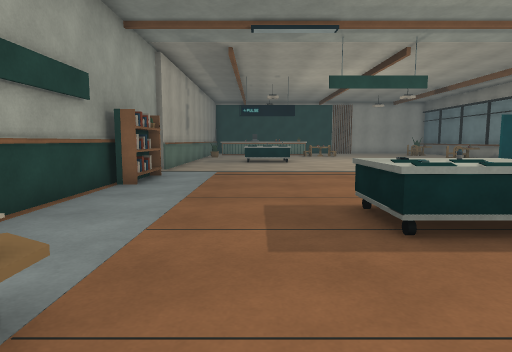
view 1 (above)

20 first-person views from a walk through a Unity game level. The camera is 1.2 m above the floor, tilts 6° down and sees 75° across. The floor is counted in squares, 1 m on a side. Each view is taken from the middle of a square. On the plan, view 1 faces up. The plan holds only what a view shows up to about 14 squares ahead; the rest is blank. The player is left out. Some animated figures are not drawn.

view 2
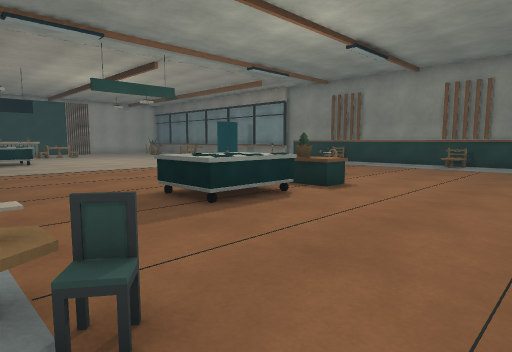

view 3
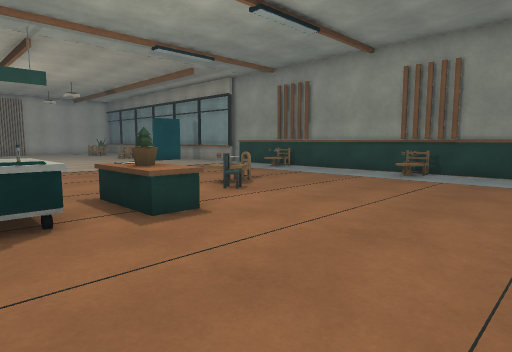

view 4
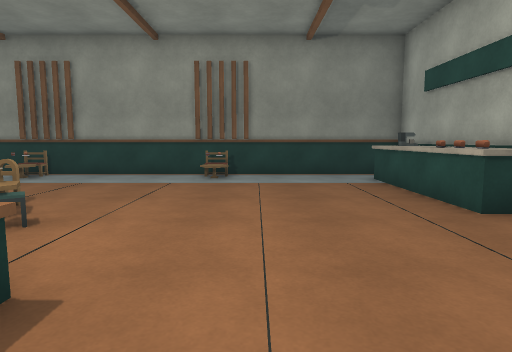

view 5
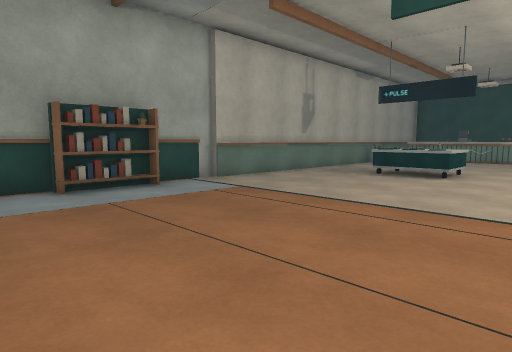

view 6
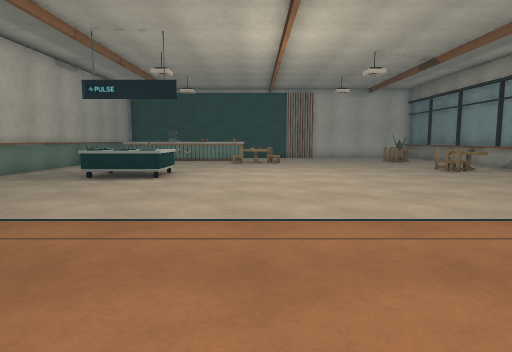

view 7
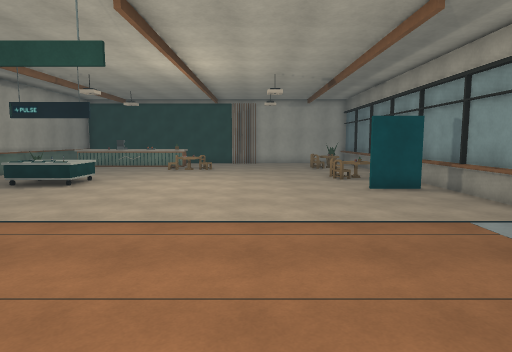

view 8
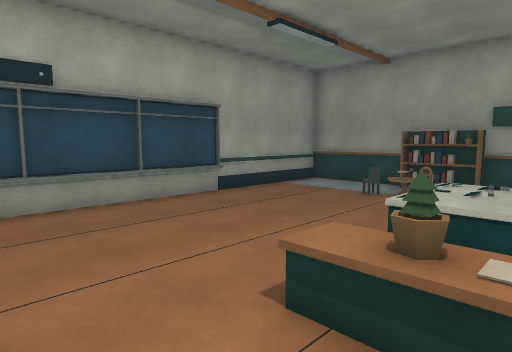

view 9
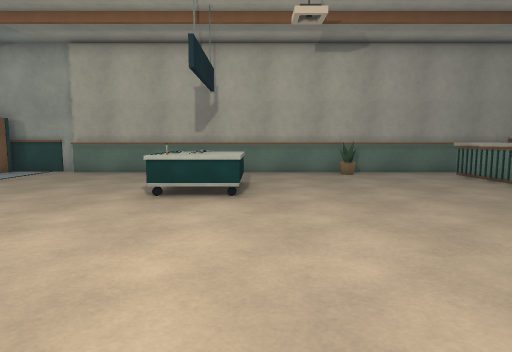

view 10
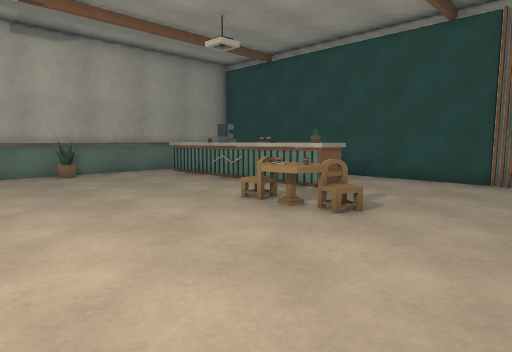

view 11
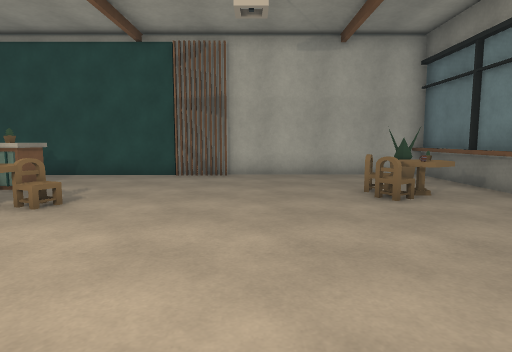

view 12
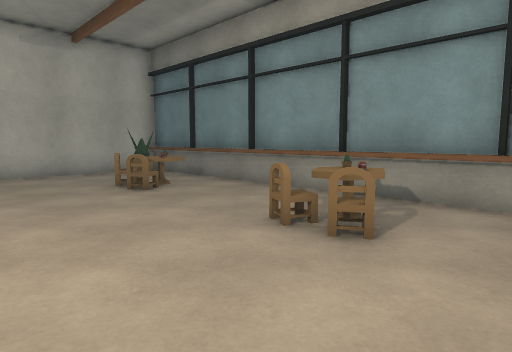

view 13
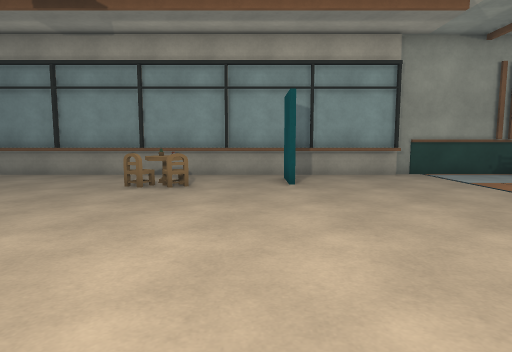

view 14
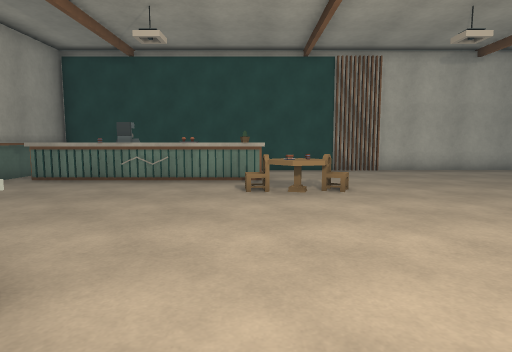

view 15
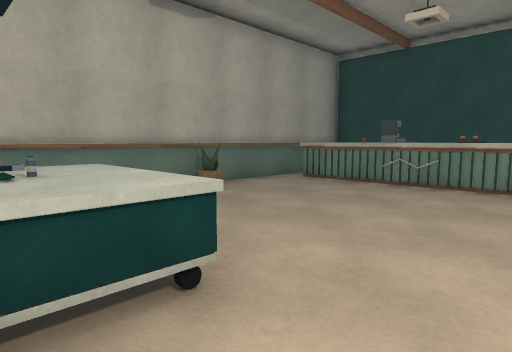

view 16
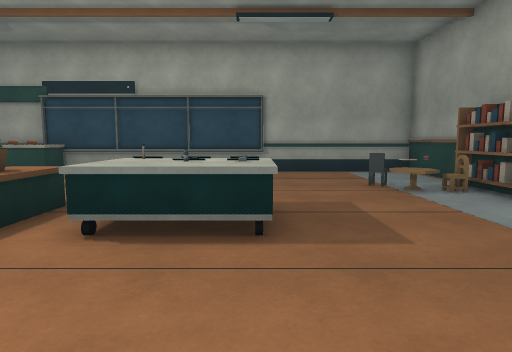

view 17
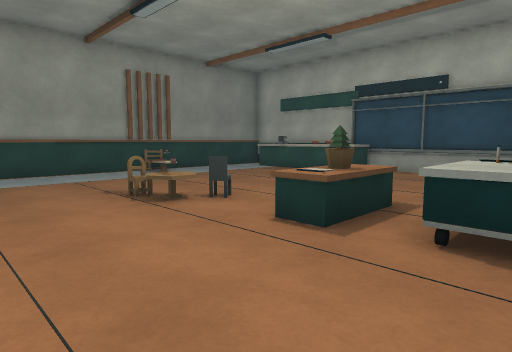

view 18
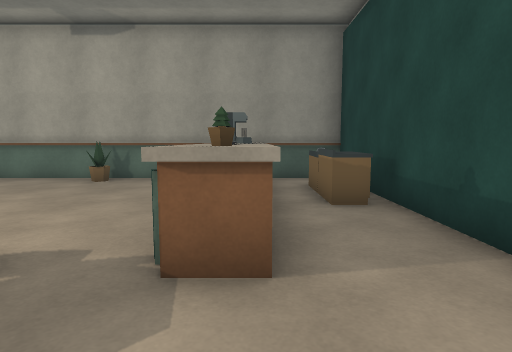

view 19
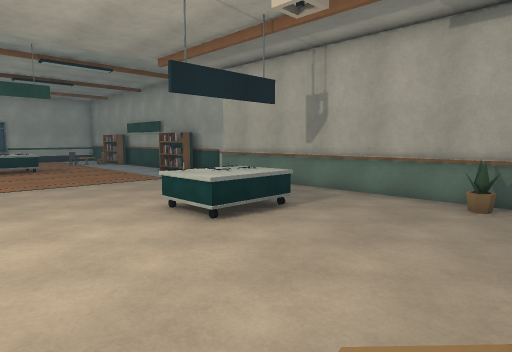

view 20
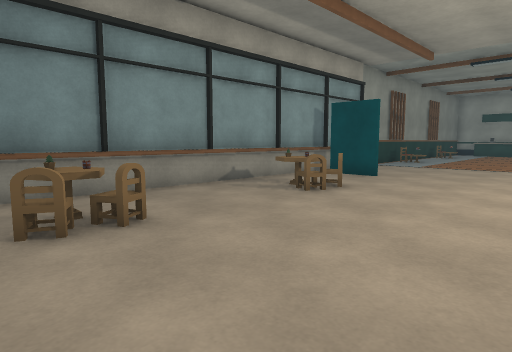

### Floor plan
Key: @ floor where view 1 was taken; # wall or solid block; x gap in a wall; . floor; / step, stairs or slope; = window, fence, low wall or low ledge; ^ raised ledge; O other object.
Columns run from 4 left of view 1 to 16 right of it. Each row starts with its distance up from view 1.
 32 #####################
 31 #.OOOO..............#
 30 #.................O.#
 29 #  ^^^^^O...........#
 28 #^^^^^^^^........OO.#
 27 #................OO.#
 26 #.......OO/.........#
 25 #........O..........#
 24 #O..................#
 23 #...................#
 22 #................OO.#
 21 #...OOO..........OO.#
 20 #..OOOO.............#
 19 #..OO O.............#
 18 #.................#x#
 17 #...................#
 16 #...................#
 15 #...................#
 14 #...................#
 13 #...................#
 12 #...................#
 11 #O..................#
 10 #O..................#
  9 #...................#
  8 #...................#
  7 #............/O.....#
  6 #.....OOO.^.=/......#
  5 #.....OOO.O.........#
  4 #.....OOO.^.........#
  3 #O..................#
  2 #OO.................#
  1 #..=................#
  0 #...@...............#
 -1 #...................#
 -2 #.............^^^^^.#
 -3 #####################

Positions as (right, up) in squares from view 1, and headings:
1: (0, 0), facing up
2: (-2, -1), facing up-right
3: (3, -1), facing up-right
4: (4, 2), facing right
5: (5, 7), facing up-left
6: (5, 8), facing up
7: (9, 6), facing up
8: (9, 6), facing down-left
9: (9, 21), facing left
10: (9, 21), facing up-left
11: (10, 20), facing up
12: (9, 19), facing up-right
13: (4, 19), facing right
14: (4, 18), facing up
15: (4, 19), facing up-left
16: (2, 10), facing down
17: (3, 10), facing down-right
18: (7, 29), facing left
19: (6, 26), facing down-left
20: (8, 29), facing down-right
